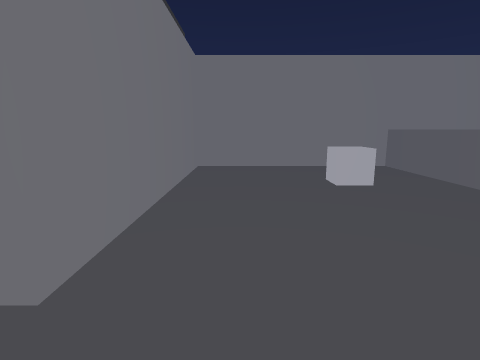
View 1 (above)

12 first-person views from a walk through a 3-D level made in the Unity game engine. The camera is 1.2 m above the floor, tilts 10° down and sees 80° across. Doors are open. The floor is counted in squares, 1 m on a side. Each view is taken from the middle of a square. On the plan, view 1 faces up. The plan holds only what a view shows up to about 13 squares ahead; the rest is blank. The place goes on beyond the plan. The player character is not drawn.

View 2
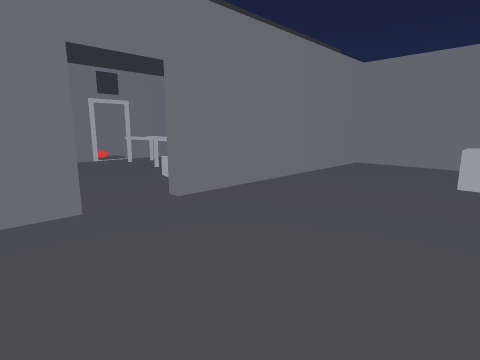

View 3
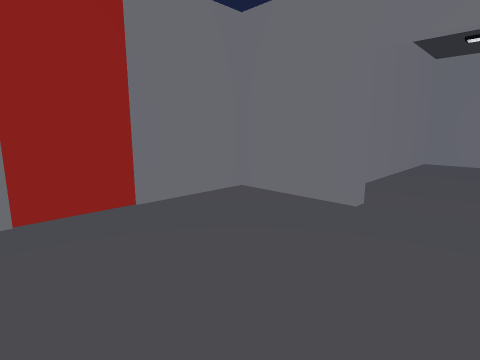

View 4
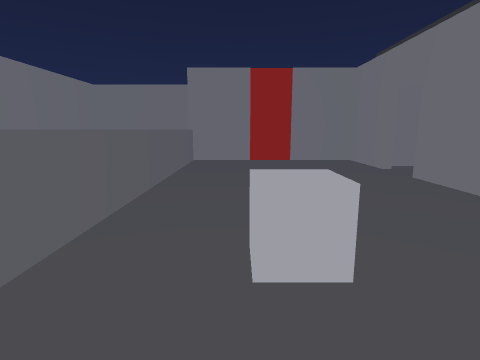

View 5
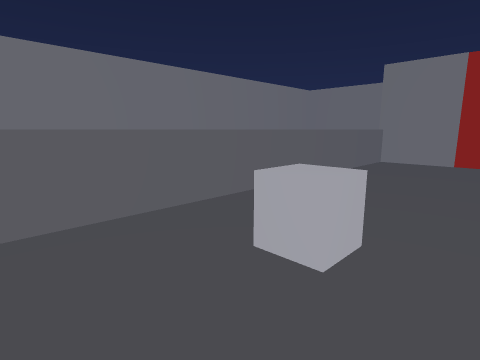

View 6
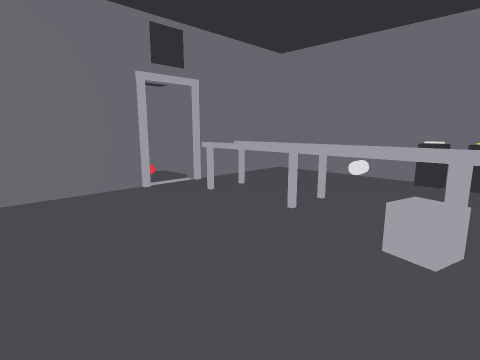

View 7
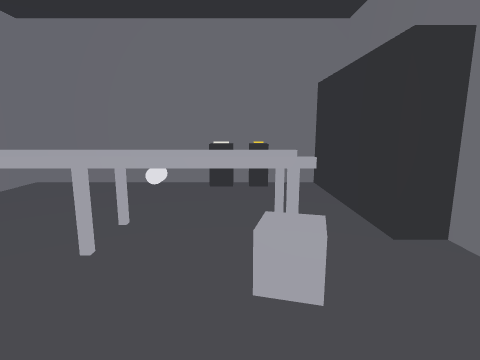

View 8
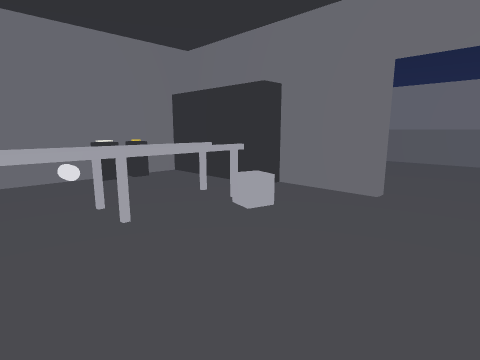

View 9
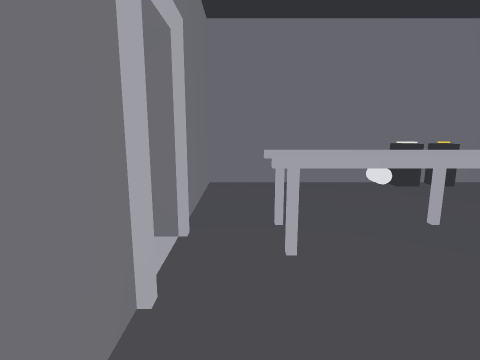

View 10
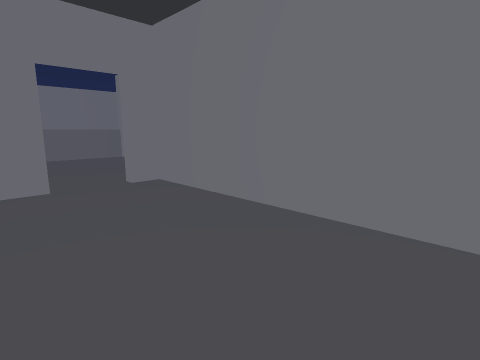

View 11
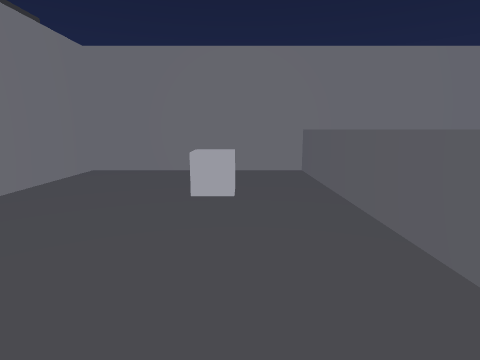

View 12
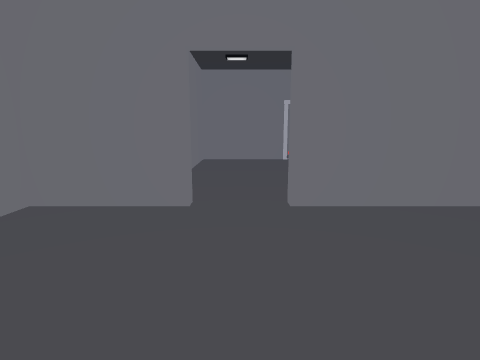

### Floor plan
Points are (right, up) in squares from view 1. A wall is a line through its corners. A room is listed if a view was taken in it or the views show most of it. See-through windows are left out.
Room 1 (views 1, 2, 3, 4, 5, 11, 12)
walls: (-1.4, 0.2) (-1.4, -2.4) (4.8, -2.4) (4.8, 9.5); (5, 9.5) (-1.4, 9.5) (-1.4, 1.8)
ways out: open door at (-1.6, 0.8) to room 2
objects: other object (2, 6) to (3, 7)
Room 2 (views 6, 7, 8, 9, 10)
walls: (-8.7, 3) (-8.7, -0.5) (-1.7, -0.5) (-1.7, 0.2); (-1.7, 1.8) (-1.7, 4)
low walls: (-3.2, 3.6) (-7.8, 3.6); (-3.2, 4.5) (-7.8, 4.5)
ways out: open door at (-1.6, 0.8) to room 1; open door at (-9, 3.5)

Where each view was taken, in squares from view 1:
view 1: 0 up, 0 right, facing up
view 2: 1 down, 3 right, facing up-left
view 3: 2 up, 3 right, facing down-left
view 4: 9 up, 3 right, facing down
view 5: 9 up, 1 right, facing down-right
view 6: 0 up, 3 left, facing up-left
view 7: 1 up, 4 left, facing up
view 8: 0 up, 7 left, facing up-right
view 9: 1 up, 8 left, facing up
view 10: 3 up, 8 left, facing down-right
view 11: 1 up, 3 right, facing up
view 12: 1 up, 3 right, facing left
